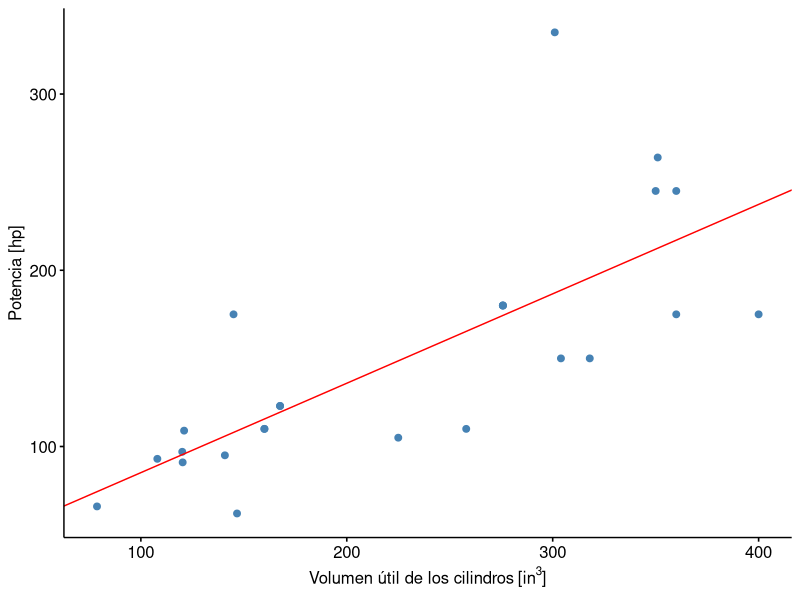
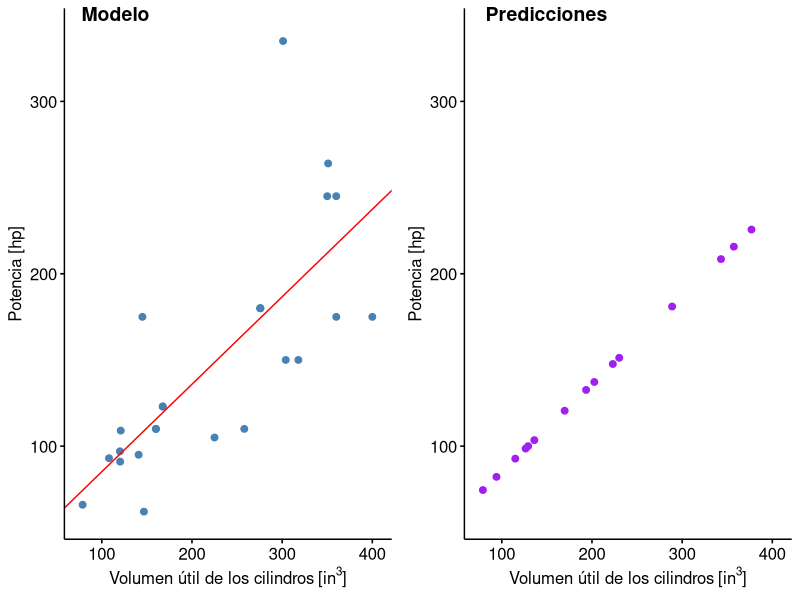
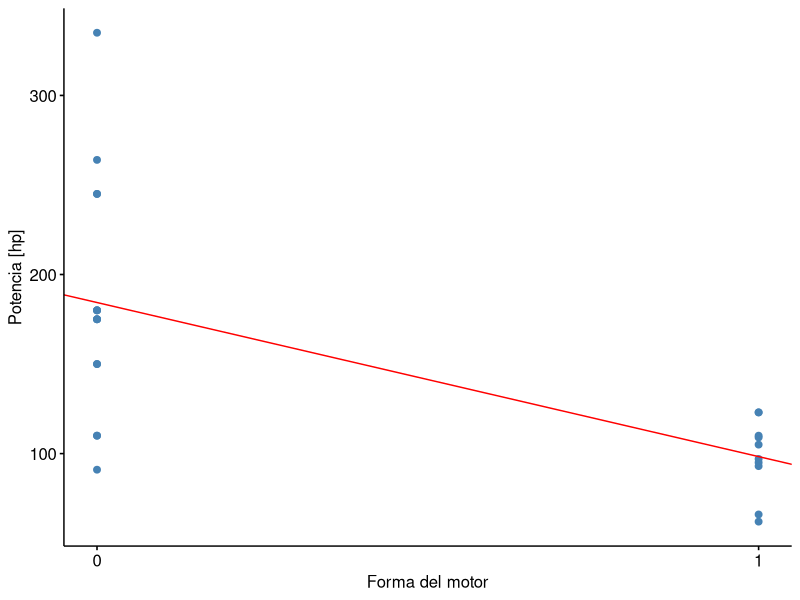
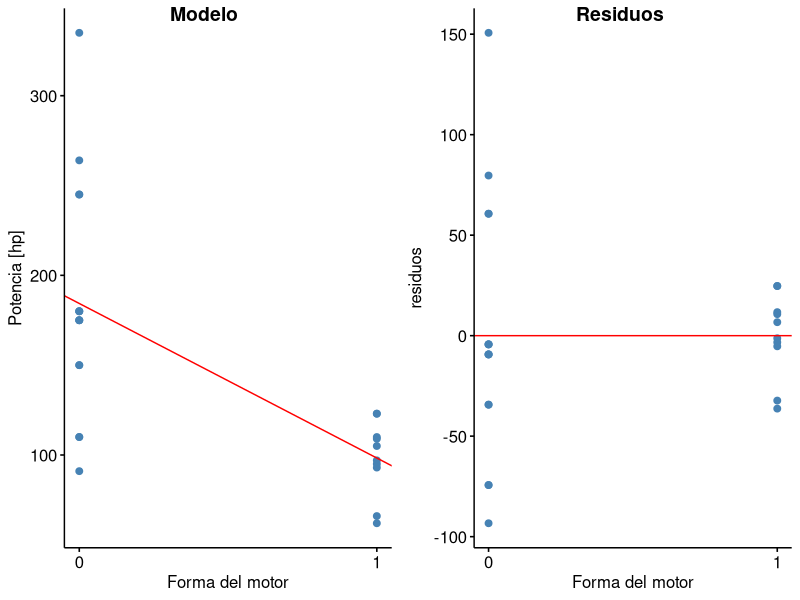

These charts were generated, in order, by the following R code: (Note: this script raises an error after producing the figures.)
## ---- chunk 1

library(dplyr)
library(ggpubr)

# Cargar y filtrar los datos
datos <- mtcars |> filter(wt > 2 & wt < 5)

# Ajustar modelo con R
modelo <- lm(hp ~ disp, data = datos)
print(summary(modelo))
## ---- chunk 2
g1 <- ggscatter(datos, x = "disp", y = "hp",
                color = "steelblue", fill = "steelblue",
                ylab = "Potencia [hp]")
g1 <- g1 + geom_abline(intercept = coef(modelo)[1],
                       slope = coef(modelo)[2],
                       color = "red")
g1 <- g1 + xlab(bquote("Volumen útil de los cilindros" ~ 
                       "[" * "in"^3 * "]"))

plot(g1)
## ---- chunk 3
disp <- c(169.694, 230.214, 79.005, 94.085, 343.085,
          136.073, 357.305, 288.842, 223.128, 129.217,
          126.432, 193.474, 376.874, 202.566, 114.928)

# Usar el modelo para predecir el rendimiento de estos modelos.
potencia_est <- predict(modelo, data.frame(disp))

# Graficar los valores predichos
nuevos <- data.frame(disp, hp = potencia_est)
g2 <- ggscatter(nuevos, x = "disp", y = "hp",
                color = "purple", fill = "purple",
                ylab = "Potencia [hp]")
g2 <- g2 + xlab(bquote("Volumen útil de los cilindros" ~ "[" * "in"^3 * "]"))

# Unir los gráficos en uno solo
g1 <- ggpar(g1, xlim = c(75, 405), ylim = c(60, 340))
g2 <- ggpar(g2, xlim = c(75, 405), ylim = c(60, 340))
g <- ggarrange(g1, g2,
               labels = c("Modelo", "Predicciones"),
               hjust = c(-1.2, -0.7))
print(g)
## ---- chunk 4
library(ggpubr)

datos <- mtcars |> filter(wt > 2 & wt < 5)

# Verificar correlación
print(cor(datos[, c("hp", "am", "vs")]))

# Ajustar modelo con R
modelo_vs <- lm(hp ~ vs, data = datos)
print(summary(modelo_vs))

## ---- chunk 5
g1 <- ggscatter(datos, x = "vs", y = "hp",
                color = "steelblue", fill = "steelblue",
                xlab = "Forma del motor", ylab = "Potencia [hp]",
                xticks.by = 1)

g1 <- g1 + geom_abline(intercept = coef(modelo_vs)[1],
                      slope = coef(modelo_vs)[2],
                      color = "red")

print(g1)

## ---- chunk 6
residuos <- modelo_vs[["residuals"]]
datos <- cbind(datos, residuos)

g2 <- ggscatter(datos, x = "vs", y = "residuos",
                color = "steelblue", fill = "steelblue",
                xlab = "Forma del motor", ylav = "Residuos [hp]",
                xticks.by = 1)

g2 <- g2 + geom_hline(yintercept = 0, color = "red")

# Unir gráficos

g <- ggarrange(g1, g2, labels = c("Modelo", "Residuos"),
               hjust = c(-2.5, -2.0))

print(g)

## ---- chunk 7
library(car)
library(dplyr)
library(ggpubr)

# Cargar y filtrar los datos

datos <- mtcars |> filter(wt > 2 & wt < 5)

# Ajustar modelo con R

modelo <- lm(hp ~ disp, data = datos)

# Desplegar gráficos de residuos y mostrar pruebas de curvatura

cat("Pruebas de curvatura:\n")

residualPlots(modelo, type = "rstandard",
              id = list(method = "r", n = 3, cex = 0.7, location = "lr"),
              col = "steelblue", pch = 20, col.quad = "red")

## ---- chunk 8
set.seed(19)
db <- durbinWatsonTest(modelo)
cat("\nPrueba de independencia:\n")
print(db)
## ---- chunk 9
marginalModelPlots(modelo, sd = TRUE,
                   id = list(method = "r", n = 3, cex = 0.7, location = "lr"),
                   col = "steelblue", pch = 20, col.line = c("steelblue", "red"))
## ---- chunk 10
cat("\nPrueba de homocedasticidad:\n")
print(ncvTest(modelo))
## ---- chunk 11
casos_influyentes <- influencePlot(modelo, id = list(cex = 0.7))
cat("\nCasos que podrían ser influyentes:\n")
print(casos_influyentes)
